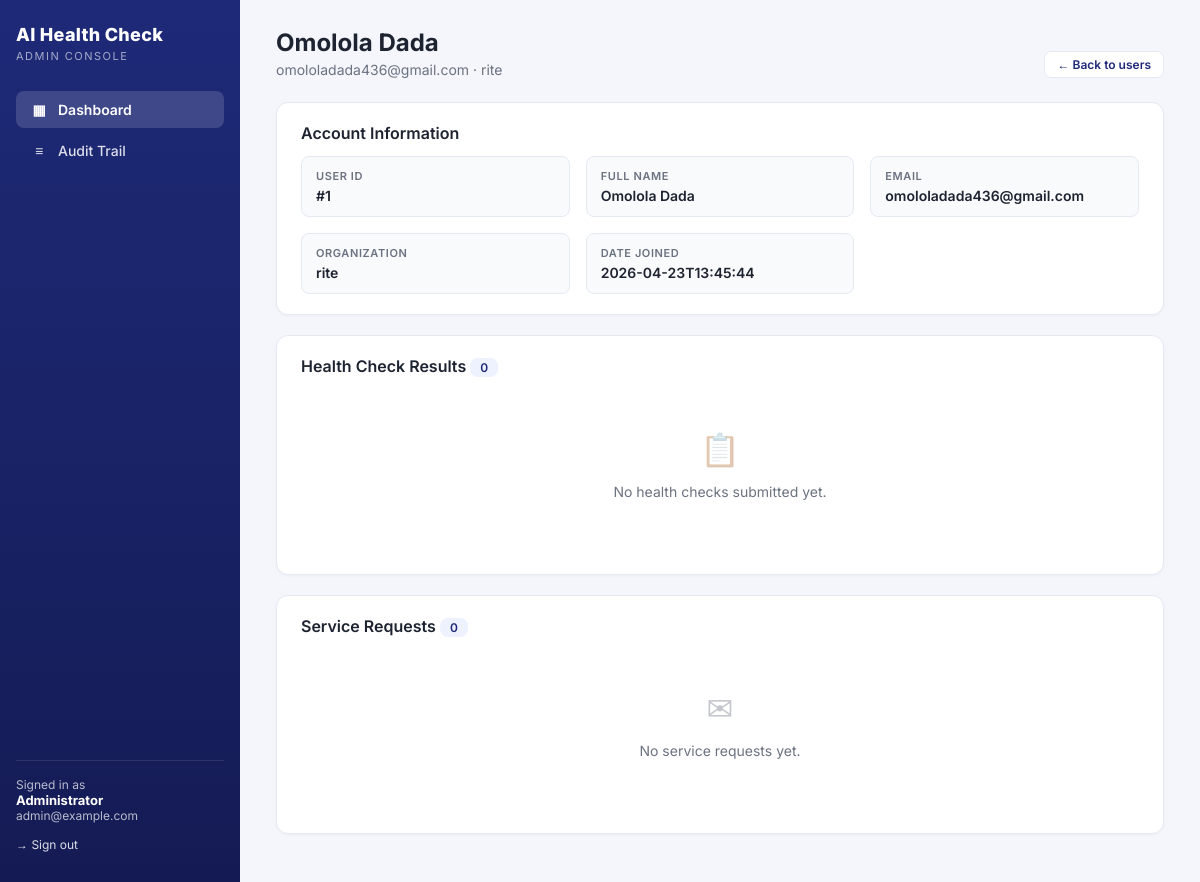
Before: /admin/user/1 (signed in) with the older database file.
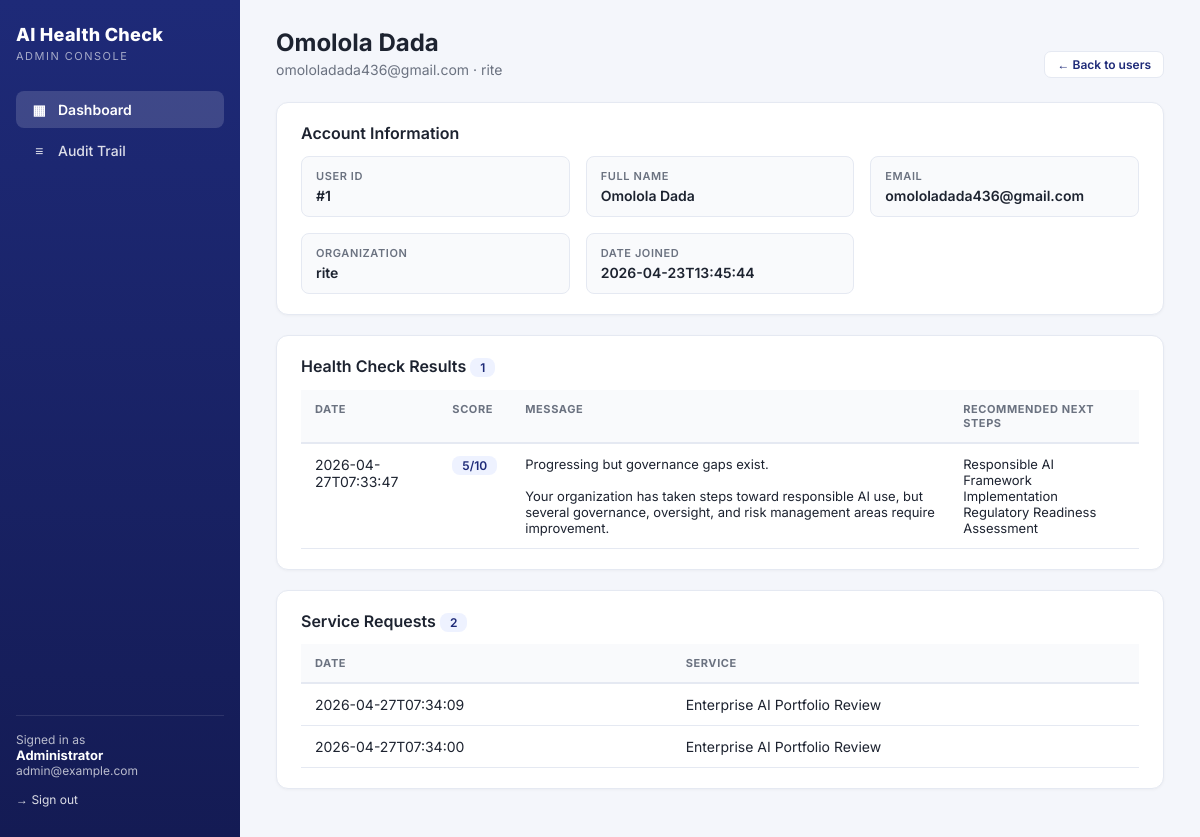
After: the same page with the newer database file.
### tables this page shows
CREATE TABLE health_check_results (
            id INTEGER PRIMARY KEY AUTOINCREMENT,
            user_id INTEGER NOT NULL,
            score INTEGER NOT NULL,
            message TEXT,
            next_step TEXT,
            date_submitted TEXT,
            FOREIGN KEY (user_id) REFERENCES users (id)
        );

CREATE TABLE upgrade_requests (
            id INTEGER PRIMARY KEY AUTOINCREMENT,
            user_id INTEGER NOT NULL,
            service_type TEXT,
            date_submitted TEXT,
            FOREIGN KEY (user_id) REFERENCES users (id)
        );

### main.py (the view)
@app.route('/admin/user/<int:user_id>')
@admin_required
def admin_user_detail(user_id):
    conn = sqlite3.connect(DB_NAME)
    c = conn.cursor()
    c.execute('SELECT id, name, email, organization, date_joined FROM users WHERE id = ?',
              (user_id,))
    user = c.fetchone()
    if not user:
        conn.close()
        return "User not found", 404
    c.execute('''SELECT score, message, next_step, date_submitted
                 FROM health_check_results WHERE user_id = ?
                 ORDER BY date_submitted DESC''', (user_id,))
    health_checks = c.fetchall()
    c.execute('''SELECT service_type, date_submitted FROM upgrade_requests
                 WHERE user_id = ? ORDER BY date_submitted DESC''', (user_id,))
    requests_list = c.fetchall()
    conn.close()
    log_audit('admin', session.get('admin_id'), session.get('admin_email'),
              'VIEW_USER_DETAIL', f'User ID: {user_id}, Email: {user[2]}')
    return render_template('admin_user_detail.html', user=user,
                           health_checks=health_checks, requests_list=requests_list)

### main.py (called while the page is built)
def log_audit(actor_type, actor_id, actor_email, action, details=None):
    try:
        conn = sqlite3.connect(DB_NAME)
        c = conn.cursor()
        c.execute('''
            INSERT INTO audit_logs
                (timestamp, actor_type, actor_id, actor_email, action, details, ip_address)
            VALUES (?, ?, ?, ?, ?, ?, ?)
        ''', (datetime.datetime.now().isoformat(), actor_type, actor_id,
              actor_email, action, details, request.remote_addr if request else None))
        conn.commit()
        conn.close()
    except Exception as e:
        print(f"Audit log error: {e}")

def admin_required(f):
    @wraps(f)
    def wrapper(*args, **kwargs):
        if not session.get('admin_id'):
            return redirect(url_for('admin_login'))
        return f(*args, **kwargs)
    return wrapper

### templates/admin_user_detail.html (shortened to what this page needs)
{% extends "admin_base.html" %}
{% set active = 'dashboard' %}
{% block content %}
<div class="page-head">
    <div>
        <h1>{{ user[1] }}</h1>
        <p>{{ user[2] }} · {{ user[3] }}</p>
    </div>
    <div>
        <a href="{{ url_for('admin_dashboard') }}" class="btn secondary sm">← Back to users</a>
    </div>
</div>
<div class="card">
    <h2>Account Information</h2>
    <div class="info-grid">
        <div class="info-item"><div class="k">User ID</div><div class="v">#{{ user[0] }}</div></div>
        <div class="info-item"><div class="k">Full Name</div><div class="v">{{ user[1] }}</div></div>
        <div class="info-item"><div class="k">Email</div><div class="v">{{ user[2] }}</div></div>
        <div class="info-item"><div class="k">Organization</div><div class="v">{{ user[3] }}</div></div>
        <div class="info-item"><div class="k">Date Joined</div><div class="v">{{ user[4][:19] if user[4] else '-' }}</div></div>
    </div>
</div>
<div class="card">
    <h2>Health Check Results <span class="pill">{{ health_checks|length }}</span></h2>
    {% if health_checks %}
    <div class="table-wrap">
    <table class="tbl">
        <thead>
            <tr><th>Date</th><th>Score</th><th>Message</th><th>Recommended Next Steps</th></tr>
        </thead>
        <tbody>
        {% for h in health_checks %}
            <tr>
                <td>{{ h[3][:19] if h[3] else '' }}</td>
                <td><span class="pill">{{ h[0] }}/10</span></td>
                <td><pre class="preserve">{{ h[1] }}</pre></td>
                <td><pre class="preserve">{{ h[2] }}</pre></td>
            </tr>
        {% endfor %}
        </tbody>
    </table>
    </div>
    {% else %}
        <div class="empty"><div class="ico">📋</div><p>No health checks submitted yet.</p></div>
    {% endif %}
</div>
<div class="card">
    <h2>Service Requests <span class="pill">{{ requests_list|length }}</span></h2>
    {% if requests_list %}
    <div class="table-wrap">
    <table class="tbl">
        <thead><tr><th>Date</th><th>Service</th></tr></thead>
        <tbody>
        {% for r in requests_list %}
            <tr>
                <td>{{ r[1][:19] if r[1] else '' }}</td>
                <td>{{ r[0] }}</td>
            </tr>
        {% endfor %}
        </tbody>
    </table>
    </div>
    {% else %}
        <div class="empty"><div class="ico">✉</div><p>No service requests yet.</p></div>
    {% endif %}
</div>
{% endblock %}

Changed rows visible on the page:
added health_check_results: date_submitted "2026-04-27T07:33:47", score "5", message "Progressing but governance gaps exist. Your organization has taken steps toward responsible AI use, but several governance, oversight, and risk management areas require improvement.", next_step "Responsible AI Framework Implementation Regulatory Readiness Assessment"
added upgrade_requests: date_submitted "2026-04-27T07:34:09", service_type "Enterprise AI Portfolio Review"
added upgrade_requests: date_submitted "2026-04-27T07:34:00", service_type "Enterprise AI Portfolio Review"
Other visible differences:
{{ health_checks|length }}: "0" → "1"
{{ requests_list|length }}: "0" → "2"
text no longer shown: "📋 No health checks submitted yet. ✉ No service requests yet."
text now shown: "DATE SCORE MESSAGE RECOMMENDED NEXT STEPS DATE SERVICE"
